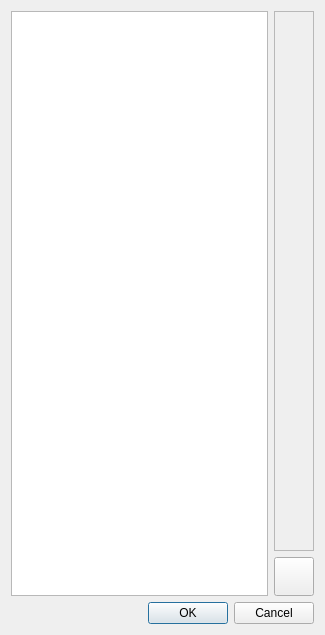
<?xml version="1.0" encoding="UTF-8"?>
<ui version="4.0">
 <class>Users</class>
 <widget class="QDialog" name="Users">
  <property name="geometry">
   <rect>
    <x>0</x>
    <y>0</y>
    <width>325</width>
    <height>635</height>
   </rect>
  </property>
  <property name="windowTitle">
   <string>Список пользователей</string>
  </property>
  <property name="windowIcon">
   <iconset resource="../resources/resources.qrc">
    <normaloff>:/dark_theme/icons/dark_theme/users.svg</normaloff>:/dark_theme/icons/dark_theme/users.svg</iconset>
  </property>
  <layout class="QVBoxLayout" name="verticalLayout_2">
   <item>
    <layout class="QHBoxLayout" name="horizontalLayout">
     <item>
      <widget class="QListView" name="listView">
       <property name="minimumSize">
        <size>
         <width>0</width>
         <height>0</height>
        </size>
       </property>
       <property name="editTriggers">
        <set>QAbstractItemView::EditTrigger::NoEditTriggers</set>
       </property>
       <property name="selectionMode">
        <enum>QAbstractItemView::SelectionMode::SingleSelection</enum>
       </property>
      </widget>
     </item>
     <item>
      <layout class="QVBoxLayout" name="verticalLayout">
       <item>
        <widget class="QFrame" name="frame">
         <property name="minimumSize">
          <size>
           <width>40</width>
           <height>39</height>
          </size>
         </property>
         <property name="maximumSize">
          <size>
           <width>40</width>
           <height>16777215</height>
          </size>
         </property>
         <property name="frameShape">
          <enum>QFrame::Shape::StyledPanel</enum>
         </property>
         <property name="frameShadow">
          <enum>QFrame::Shadow::Raised</enum>
         </property>
        </widget>
       </item>
       <item>
        <widget class="QPushButton" name="pushButton">
         <property name="sizePolicy">
          <sizepolicy hsizetype="Minimum" vsizetype="Fixed">
           <horstretch>40</horstretch>
           <verstretch>39</verstretch>
          </sizepolicy>
         </property>
         <property name="minimumSize">
          <size>
           <width>40</width>
           <height>39</height>
          </size>
         </property>
         <property name="maximumSize">
          <size>
           <width>40</width>
           <height>39</height>
          </size>
         </property>
         <property name="text">
          <string/>
         </property>
         <property name="icon">
          <iconset resource="../resources/resources.qrc">
           <normaloff>:/dark_theme/icons/dark_theme/minus.svg</normaloff>:/dark_theme/icons/dark_theme/minus.svg</iconset>
         </property>
         <property name="iconSize">
          <size>
           <width>25</width>
           <height>25</height>
          </size>
         </property>
         <property name="iconName" stdset="0">
          <string>minus</string>
         </property>
        </widget>
       </item>
      </layout>
     </item>
    </layout>
   </item>
   <item>
    <widget class="QDialogButtonBox" name="buttonBox">
     <property name="orientation">
      <enum>Qt::Orientation::Horizontal</enum>
     </property>
     <property name="standardButtons">
      <set>QDialogButtonBox::StandardButton::Cancel|QDialogButtonBox::StandardButton::Ok</set>
     </property>
    </widget>
   </item>
  </layout>
 </widget>
 <resources>
  <include location="../resources/resources.qrc"/>
 </resources>
 <connections>
  <connection>
   <sender>buttonBox</sender>
   <signal>accepted()</signal>
   <receiver>Users</receiver>
   <slot>accept()</slot>
   <hints>
    <hint type="sourcelabel">
     <x>248</x>
     <y>254</y>
    </hint>
    <hint type="destinationlabel">
     <x>157</x>
     <y>274</y>
    </hint>
   </hints>
  </connection>
  <connection>
   <sender>buttonBox</sender>
   <signal>rejected()</signal>
   <receiver>Users</receiver>
   <slot>reject()</slot>
   <hints>
    <hint type="sourcelabel">
     <x>316</x>
     <y>260</y>
    </hint>
    <hint type="destinationlabel">
     <x>286</x>
     <y>274</y>
    </hint>
   </hints>
  </connection>
 </connections>
</ui>
